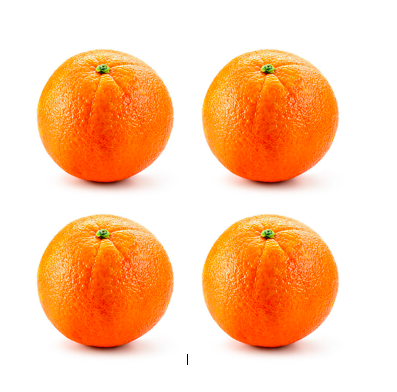
#> input picture basic/jeruk.png, 397 x 392 px
$ python opencv19.py
#> lines starting #> are read from the running program, lines starting #| are printed output that depends on the picture
import numpy as np
import cv2
from matplotlib import pyplot as plt
img = cv2.imread('jeruk.png')
#> img is the input picture: shape (392, 397, 3); mean B, G, R 169.1, 205.1, 253
mask = np.zeros(img.shape[:2],np.uint8)
bgdModel = np.zeros((1,65),np.float64)
fgdModel = np.zeros((1,65),np.float64)
rect = (50,50,450,290)
cv2.grabCut(img,mask,rect,bgdModel,fgdModel,5,cv2.GC_INIT_WITH_RECT)
mask2 = np.where((mask==2)|(mask==0),0,1).astype('uint8')
img = img*mask2[:,:,np.newaxis]
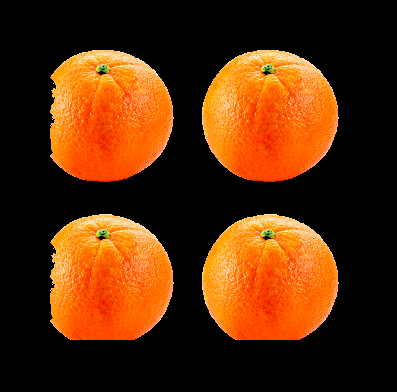
#> img: shape (392, 397, 3); mean B, G, R 9.8, 43.6, 88.6


cv2.imshow('image',img)
cv2.imwrite('segmentasi jeruk.png', img)
cv2.waitKey(0)
cv2.destroyAllWindows()

$ run again, with basic/kucing.png copied over basic/jeruk.png
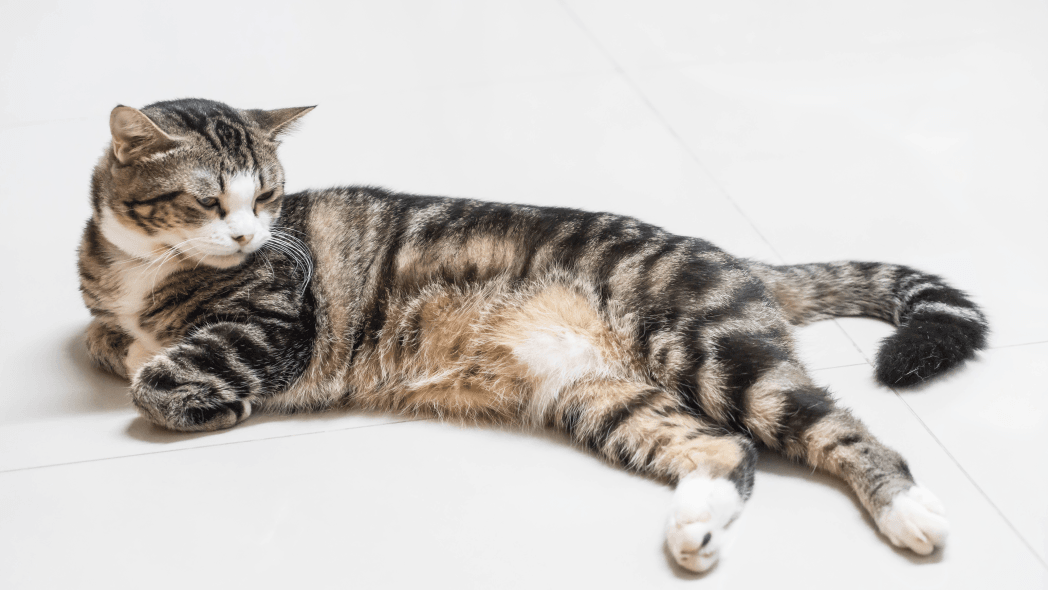
#> input picture basic/kucing.png, 1048 x 590 px
#> img is the input picture: shape (590, 1048, 3); mean B, G, R 193.2, 197, 201.4
#> `img = img*mask2[:,:,np.newaxis]`:
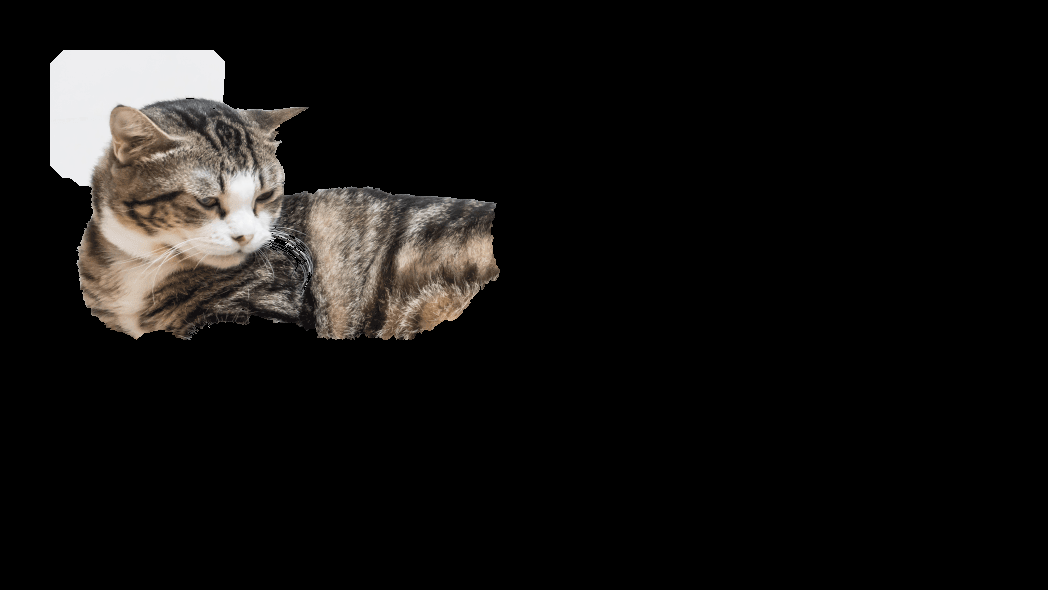
#> img: shape (590, 1048, 3); mean B, G, R 16.7, 18.1, 19.6
